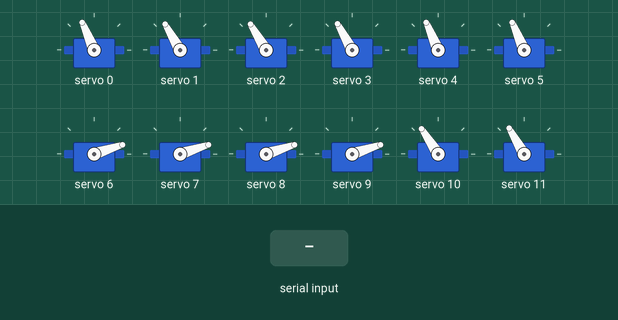
Simulated run of this sketch. Board: Arduino Uno, built with avr-gcc and run on an emulated ATmega328P. Parts: 12 × servo. The inputs (shaded band) are chosen by the test bench. What the sketch prints to the serial monitor is not drawn.

Above: at 1.0 s.
1.1 s: "test\n" received over Serial
3.0 s: "test\n" received over Serial
At 7.5 s:
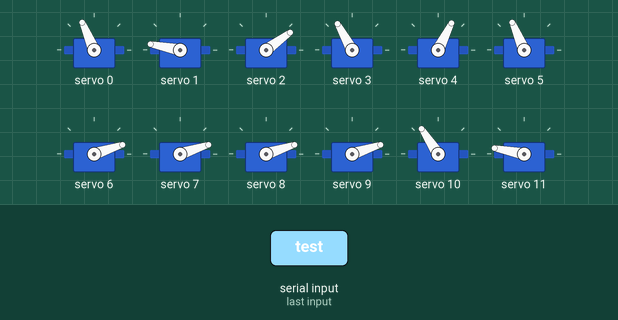
At 11.0 s:
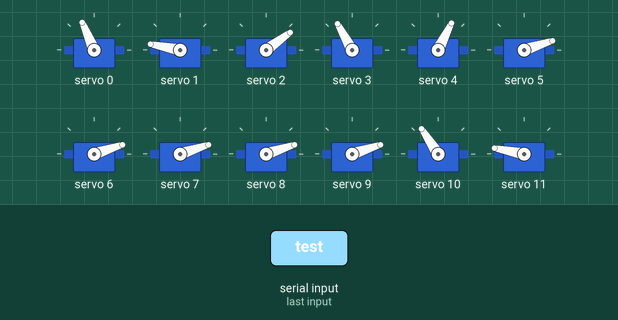
Timing chart, 0 to 23.4 s (numbered marks = the images above; inputs shaded):
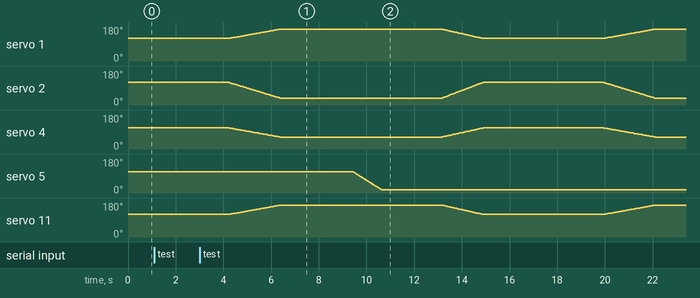

The sketch:

coordinated_pickup.ino
```cpp
// ============================================================
// EENG6010 — Coordinated Control of Robot Arms
// Coordinated Pick-and-Place Firmware
// University of Kent
//
// Performs a synchronised bilateral pick-and-place operation:
//   Both arms approach → grip → lift → hold → lower → release → home
//
// Motion profile: coordinatedMove() — LERP-based multi-joint interpolation
//   All joints begin and finish at the exact same millisecond regardless
//   of travel distance. Float arithmetic required — int truncation causes
//   joint-arrival ordering errors and mechanical shear.
//
// Serial commands:  "test"  → executeFullCycle()
// ============================================================

#include <Wire.h>
#include <Adafruit_PWMServoDriver.h>

Adafruit_PWMServoDriver pwm = Adafruit_PWMServoDriver();

#define SERVO_FREQ   50
#define BIG_MIN     130    // DM996 / MG996R: Base, Shoulder, Elbow (pins 0-2, 10-12)
#define BIG_MAX     600
#define SMALL_MIN   150    // SG90: Wrist Roll, Wrist Pitch, Gripper (pins 3-5, 13-15)
#define SMALL_MAX   550
#define MOVE_STEPS   90    // Steps per coordinatedMove() — higher = smoother
#define MAX_SERVOS   12    // Max pins in one coordinatedMove() call

// ============================================================
// PIN GROUPS
// ============================================================
int armPins[]       = {0, 1, 2, 3, 4, 10, 11, 12, 13, 14};
int gripperPins[]   = {5, 15};
int wristRollPins[] = {3, 13};   // Restored to home at end of cycle

// ============================================================
// HOME POSITIONS (float array — required for LERP arithmetic)
// ============================================================
float currentAngles[16] = {
   85,  90,  91,  96,  90,  90,   // pins  0-5  (left arm)
    0,   0,   0,   0,             // pins  6-9  (unused)
   93,  90,  90,  92,  90,  90   // pins 10-15 (right arm)
};

// ============================================================
// SEQUENCE ANGLE TABLES
// ============================================================
int pickTargets[]  = {85, 130, 22, 96, 43,  93, 130, 22, 92, 43};
int liftTargets[]  = {85,  90, 91, 96, 90,  93,  90, 90, 92, 90};
int wristHomeT[]   = {96, 92};    // left wrist roll home, right wrist roll home

// ============================================================
// SETUP
// ============================================================
void setup() {
  Serial.begin(115200);
  pwm.begin();
  pwm.setPWMFreq(SERVO_FREQ);

  // Drive servos to safe home positions
  for (int i = 0; i < 16; i++) { setAngle(i, currentAngles[i]); }

  // Knock-knock handshake — hold until Python sends knock byte
  while (Serial.available() <= 0) { delay(500); }
  while (Serial.available() > 0)  { Serial.read(); }  // flush

  broadcastAngles();
  Serial.println("Action: System Ready");
}

// ============================================================
// LOOP — command dispatcher
// ============================================================
void loop() {
  if (Serial.available() > 0) {
    String cmd = Serial.readStringUntil('\n');
    cmd.trim();
    if (cmd == "test") {
      executeFullCycle();
    }
  }
}

// ============================================================
// setAngle — drives a servo and updates currentAngles[]
// ============================================================
void setAngle(int pin, float angle) {
  bool isBig = ((pin >= 0 && pin <= 2) || (pin >= 10 && pin <= 12));
  int  pulse  = isBig
                ? map((int)angle, 0, 180, BIG_MIN,   BIG_MAX)
                : map((int)angle, 0, 180, SMALL_MIN, SMALL_MAX);
  pwm.setPWM(pin, 0, pulse);
  if (pin >= 0 && pin < 16) currentAngles[pin] = angle;
}

// ============================================================
// broadcastAngles — streams all 16 servo positions over serial
// ============================================================
void broadcastAngles() {
  for (int i = 0; i < 16; i++) {
    Serial.print("Servo:");
    Serial.print(i);
    Serial.print(",");
    Serial.println((int)round(currentAngles[i]));
  }
}

// ============================================================
// coordinatedMove — LERP multi-joint synchronised engine
//
// All servos begin and arrive at their targets at the exact
// same millisecond. Float increments prevent joint-arrival
// ordering errors that occur with integer truncation.
//
// θᵢ(s) = θᵢ_start + (θᵢ_target − θᵢ_start) × (s / MOVE_STEPS)
// Δt    = durationMs / MOVE_STEPS
// ============================================================
void coordinatedMove(int* pins, int* targets, int numServos, int durationMs) {
  int stepDelay = max(1, durationMs / MOVE_STEPS);

  float startAngles[MAX_SERVOS];
  float increments[MAX_SERVOS];

  for (int i = 0; i < numServos; i++) {
    startAngles[i] = currentAngles[pins[i]];
    increments[i]  = (float)(targets[i] - startAngles[i]) / MOVE_STEPS;
  }

  for (int s = 1; s <= MOVE_STEPS; s++) {
    for (int i = 0; i < numServos; i++) {
      float angle = startAngles[i] + (increments[i] * s);
      setAngle(pins[i], angle);

      // Transmit only active joints each micro-step (reduces serial bottleneck)
      Serial.print("Servo:");
      Serial.print(pins[i]);
      Serial.print(",");
      Serial.println((int)round(angle));
    }
    delay(stepDelay);
  }
  broadcastAngles();  // Full broadcast at phase completion
}

// ============================================================
// SYNCHRONISED PICK-UP CYCLE
// ============================================================
void executeFullCycle() {

  // ── Phase 1: Approach — both arms reach down ─────────────────
  Serial.println("Action: Both arms approaching");
  delay(1200);   // Wait for speech phrase to begin
  coordinatedMove(armPins, pickTargets, 10, 1200);
  delay(2000);

  // ── Phase 2: Grip — both grippers close simultaneously ───────
  Serial.println("Action: Both arms grabbing");
  delay(1000);
  int grabTargets[] = {0, 0};
  coordinatedMove(gripperPins, grabTargets, 2, 1000);
  delay(1500);

  // ── Phase 3: Lift — both arms raise together ─────────────────
  Serial.println("Action: Both arms lifting");
  delay(1000);
  coordinatedMove(armPins, liftTargets, 10, 800);
  delay(1500);

  // ── Phase 4: Hold ─────────────────────────────────────────────
  Serial.println("Action: Holding position");
  delay(2500);

  // ── Phase 5: Lower — both arms descend simultaneously ────────
  Serial.println("Action: Both arms placing");
  delay(1000);
  coordinatedMove(armPins, pickTargets, 10, 1200);
  delay(1800);

  // ── Phase 6: Release — both grippers open simultaneously ──────
  Serial.println("Action: Both arms releasing");
  delay(1000);
  int releaseTargets[] = {90, 90};
  coordinatedMove(gripperPins, releaseTargets, 2, 600);
  delay(1500);

  // ── Phase 7: Home — two-step return ───────────────────────────
  Serial.println("Action: Homing both arms");
  delay(1200);
  coordinatedMove(armPins, liftTargets, 10, 800);         // Step A: arms up to clearance
  delay(1000);
  coordinatedMove(wristRollPins, wristHomeT, 2, 1000);    // Step B: restore wrist rolls
  delay(2000);

  Serial.println("Action: Mission complete");
}
```

Measured:
- after the input at 3.0 s, servo 5: moves from 113° to 18° over 1.2 s, starting after 6.4 s
